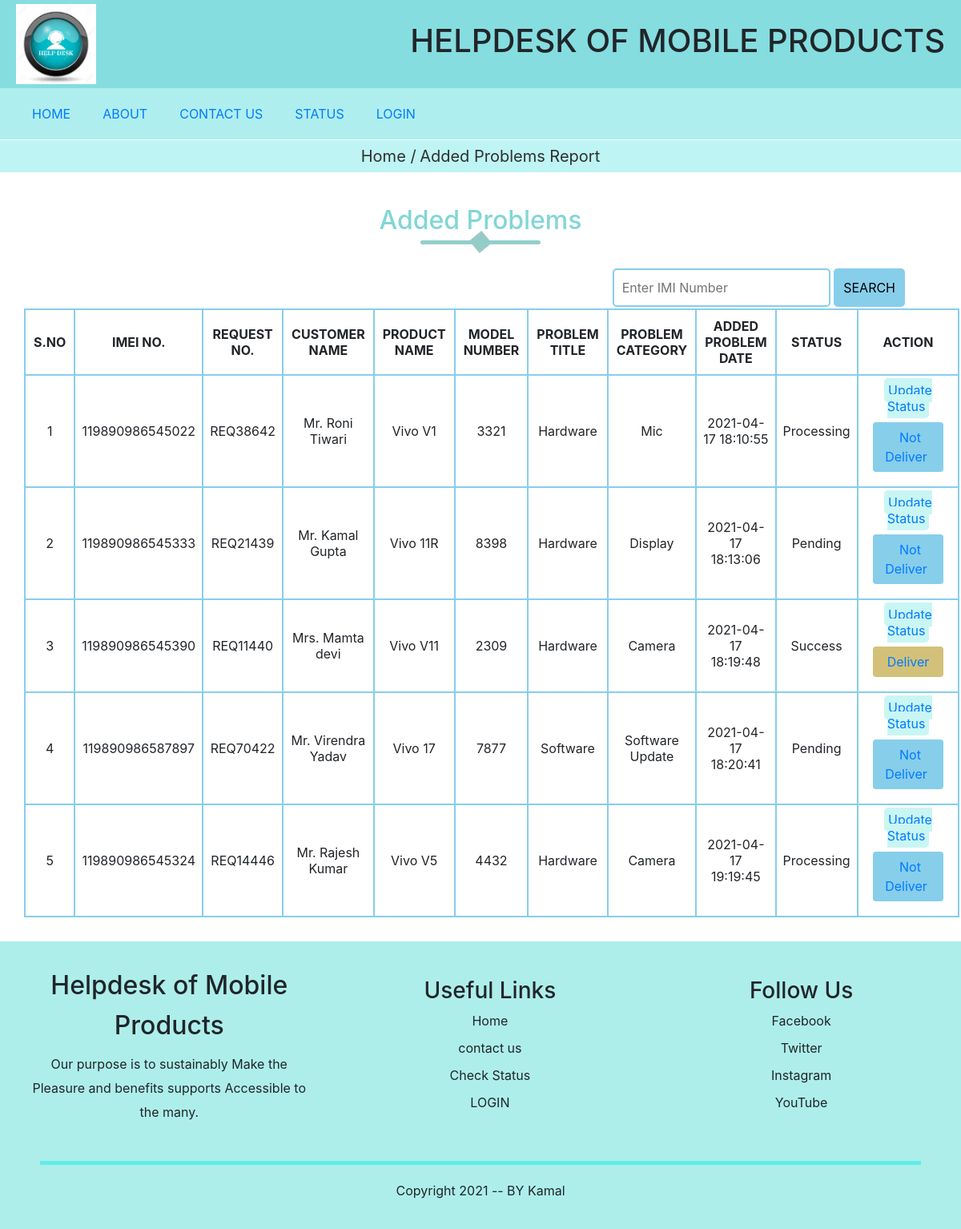
Page /added_problems.php on the committed database.
### tables this page shows
CREATE TABLE `product` (
  `product_id` int(11) NOT NULL,
  `customer_id` int(11) NOT NULL,
  `imei_no` varchar(20) NOT NULL,
  `product_name` varchar(30) NOT NULL,
  `model_no` int(10) NOT NULL,
  `date_of_purchase` date NOT NULL,
  `expire_date` date NOT NULL,
  `status_of_product` int(11) NOT NULL
);

CREATE TABLE `problem` (
  `problem_id` int(11) NOT NULL,
  `product_id` int(11) NOT NULL,
  `alt_number` varchar(20) NOT NULL,
  `problem_title_id` int(11) NOT NULL,
  `problem_category_id` int(11) NOT NULL,
  `problem_description` varchar(200) NOT NULL,
  `problem_status_id` int(11) NOT NULL,
  `curr_time` datetime NOT NULL,
  `deliver` tinyint(4) NOT NULL,
  `delivery_date` datetime NOT NULL,
  `request_no` varchar(20) NOT NULL
);

CREATE TABLE `customer` (
  `customer_id` int(11) NOT NULL,
  `title` varchar(10) NOT NULL,
  `first_name` varchar(20) NOT NULL,
  `last_name` varchar(20) NOT NULL,
  `phone_number` varchar(20) NOT NULL,
  `street` varchar(30) NOT NULL,
  `city` varchar(20) NOT NULL,
  `state` varchar(20) NOT NULL,
  `pincode` int(10) NOT NULL
);

CREATE TABLE `problem_title` (
  `id` int(11) NOT NULL,
  `name` varchar(20) NOT NULL
);

CREATE TABLE `problem_category` (
  `id` int(11) NOT NULL,
  `cat_name` varchar(30) NOT NULL,
  `pro_title_id` int(11) NOT NULL
);

CREATE TABLE `problem_status` (
  `id` int(11) NOT NULL,
  `status_name` varchar(20) NOT NULL
);

### added_problems.php (the view, shortened to what this page needs)
<?php
        require('header.php');
        $sql="select product.*, customer.*,problem.*,problem_title.name,problem_category.cat_name, problem_status.status_name from product,customer,problem,problem_title,problem_category, problem_status where product.customer_id=customer.customer_id and product.product_id=problem.product_id and problem.problem_title_id=problem_title.id and problem.problem_category_id=problem_category.id and problem.problem_status_id=problem_status.id";
        $res=mysqli_query($con,$sql);
        $count=mysqli_num_rows($res);
?>
  <div class="path">
          <span>
            <a href="index.html">Home /</a>  <a href="#">Added Problems Report</a>
          </span>
    </div>
   <div class=" login mobile_product added_problems" >
     <h2 class="title">Added Problems</h2>
      <div class="search">
        <form action="search_imi" method="get">
            <input type="text" name="imi" Placeholder="Enter IMI Number">
            <input type="submit" name="search" value="SEARCH">
        </form>
      </div>
     <table>
       <tr>
          <th>S.NO</th>
          <th>IMEI NO.</th>
          <th>REQUEST NO.</th>
          <th>CUSTOMER NAME</th>
          <th>PRODUCT NAME</th>
          <th>MODEL NUMBER</th>
          <th>PROBLEM TITLE</th>
          <th>PROBLEM CATEGORY</th>
          <th>ADDED PROBLEM DATE</th>
          <th>STATUS</th>
          <th>ACTION</th>
       </tr>
       <?php
                if($count>0){
                $i=1;
                while($row=mysqli_fetch_assoc($res)){
                ?>
       <tr>
          <td><?php echo $i;?></td>
          <td><?php echo $row['imei_no'];?></td>
          <td><?php echo $row['request_no'];?></td>
          <td><?php echo $row['title']." ".$row['first_name']." ".$row['last_name']; ?></td>
          <td><?php echo $row['product_name'];?></td>
          <td><?php echo $row['model_no'];?></td>
          <td><?php echo $row['name'];?></td>
          <td><?php echo $row['cat_name'];?></td>
          <td><?php echo $row['curr_time'];?></td>
          <td><?php echo $row['status_name'];?></td>
          <td>
              <span><a class="view" href="update_status.php?request_no=<?php echo $row['request_no']?>">Update Status</a></span>
              <?php
                    if($row['deliver']==1){
                        echo "<span class='btn active'><a href='?operation=not_deliver&request_no=".$row['request_no']."'>Deliver</a></span>";
                    }else{
                        echo"<span class='btn deactive'><a href='?operation=deliver&request_no=".$row['request_no']."' >Not Deliver</a></span>";
                    }
               ?>
          </td>
       </tr>
       <?php
                  $i++;
                  }  } else {
                  ?>
                  <tr>
                     <td colspan="11" align="center">No Records Found!</td>
                  </tr>
                  <?php
                     }
                  ?>
     </table>
   </div>
<?php
    require('footer.php');
?>

### style/style.css (style rules this page uses)
* { margin: 0; padding: 0; box-sizing: border-box; }
body { font-family: 'Poppins', sans-serif; }
.title { text-align: center; margin: 0 auto 30px; line-height: 60px; color: rgb(130, 214, 214); position: relative; }
.title::after { content: ''; background:rgb(146, 206, 201); width: 150px; height: 5px; border-radius: 5px; position: absolute; bottom: 0; left: 50%; transform: translateX(-50%); }
.title::before { content: ''; background:rgb(153, 202, 198); top: 47px; width: 20px; height: 20px; position: absolute; bottom: 0; left: 50%; transform: translateX(-50%) rotate(50deg); }
.path { width: 100%; height: 40px; background-color: rgba(173, 241, 241, 0.787); }
.path span { text-align: center; display: block; line-height: 40px; }
.path span a { text-decoration: none; font-size: 20px; font-weight: 900px; text-align: center; color: rgb(48, 47, 47); }
.login { margin: 30px; }
.search form { position: absolute; right: 70px; }
.search form input[type="submit"] { background-color: skyblue; }
.search form input { border: 2px solid skyblue; padding: 10px; border-radius: 5px; }
.mobile_product table,tr,th,td { text-align: center; border: 2px solid skyblue; }
.mobile_product td { text-align: center; border: 2px solid skyblue; }
.mobile_product table { margin: 80px auto 0px auto; width: 95%; }
.mobile_product table tr th { padding: 10px; }
.mobile_product table tr td { padding: 8px; }
.mobile_product table tr td a { padding:5px; border-radius: 5px; text-decoration: none; }
.mobile_product table tr td a.view { background-color: rgb(201, 246, 243); }
.added_problems span.btn { margin: 10px; }
.added_problems span.active { background-color: rgb(211, 193, 121); }
.added_problems span.deactive { background-color: skyblue; }

### rows in the picture
product: imei_no "119890986545022", problem.request_no "REQ38642", customer.title "Mr.", customer.first_name "Roni", customer.last_name "Tiwari", product_name "Vivo V1", model_no "3321", problem_title.name "Hardware", problem_category.cat_name "Mic", problem.curr_time "2021-04-17 18:10:55", problem_status.status_name "Processing"
product: imei_no "119890986545333", problem.request_no "REQ21439", customer.title "Mr.", customer.first_name "Kamal", customer.last_name "Gupta", product_name "Vivo 11R", model_no "8398", problem_title.name "Hardware", problem_category.cat_name "Display", problem.curr_time "2021-04-17 18:13:06", problem_status.status_name "Pending"
product: imei_no "119890986545390", problem.request_no "REQ11440", customer.title "Mrs.", customer.first_name "Mamta", customer.last_name "devi", product_name "Vivo V11", model_no "2309", problem_title.name "Hardware", problem_category.cat_name "Camera", problem.curr_time "2021-04-17 18:19:48", problem_status.status_name "Success"
product: imei_no "119890986587897", problem.request_no "REQ70422", customer.title "Mr.", customer.first_name "Virendra", customer.last_name "Yadav", product_name "Vivo 17", model_no "7877", problem_title.name "Software", problem_category.cat_name "Software Update", problem.curr_time "2021-04-17 18:20:41", problem_status.status_name "Pending"
product: imei_no "119890986545324", problem.request_no "REQ14446", customer.title "Mr.", customer.first_name "Rajesh", customer.last_name "Kumar", product_name "Vivo V5", model_no "4432", problem_title.name "Hardware", problem_category.cat_name "Camera", problem.curr_time "2021-04-17 19:19:45", problem_status.status_name "Processing"
